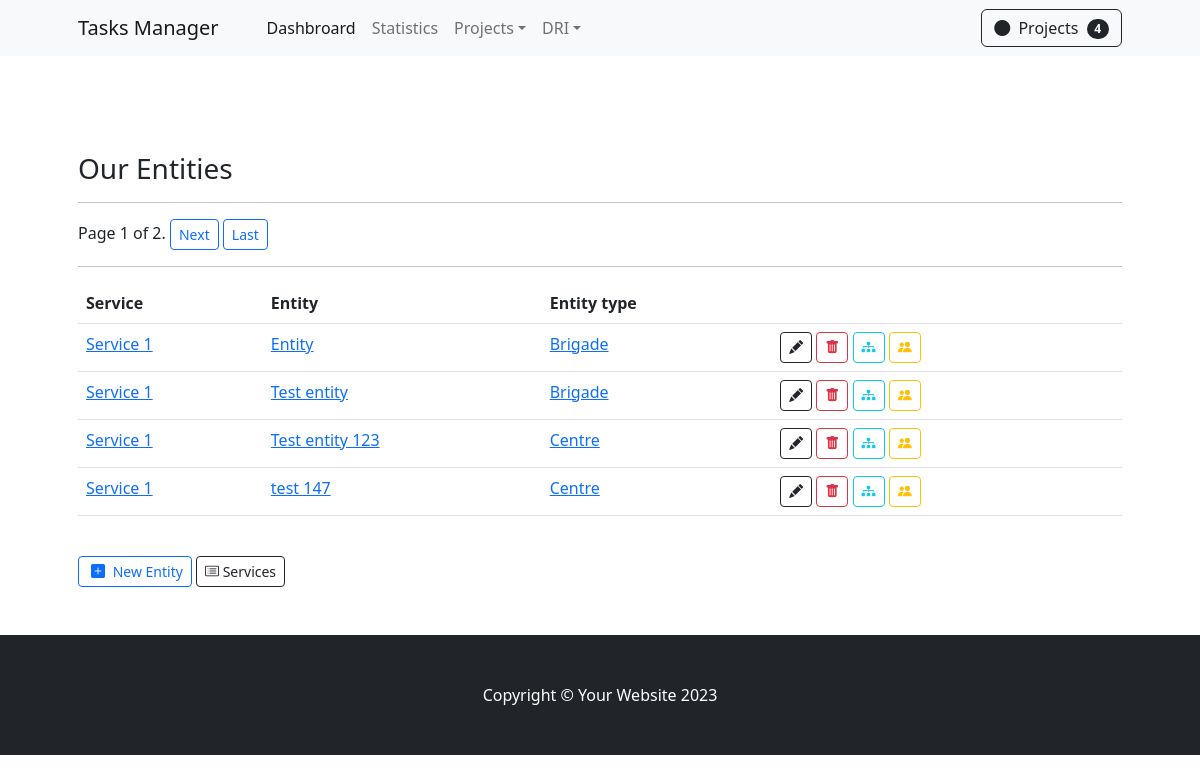
/entities/, run on the app's committed database.
### apps/backend/models.py (models this page shows, shortened)
class Entity(models.Model):
    entity      = models.CharField(max_length=50)
    description = models.TextField(blank=True)
    service     = models.ForeignKey(Service, on_delete=models.CASCADE, related_name='entities')
    type        = models.ForeignKey(Entity_Type, on_delete=models.CASCADE, related_name='entities')

class Service(models.Model):
    service     = models.CharField(max_length=50)
    description = models.TextField(blank=True)

class Entity_Type(models.Model):
    type = models.CharField(max_length=50)

### apps/backend/views/entities.py (the view)
# urls.py: path('entities/', view=EntityListView.as_view(), name='entity-list'),
class EntityListView(ListView):
    paginate_by     =   4
    model           =   Entity
    template_name   =   'entities/entity_list.html'

### apps/backend/templates/entities/entity_list.html (shortened to what this page needs)
{% extends '_base.html' %}
{% load crispy_forms_tags %}
{% load static %}
{% block content %}
    <section class="py-5">
        <div class="container px-4 px-lg-5 mt-5">
            <h3> Our Entities </h3>
            <hr>
            <div class="pagination">
                <span class="step-links">
                    <span class="current">
                        Page {{ page_obj.number }} of {{ page_obj.paginator.num_pages }}.
                    </span>
                    {% if page_obj.has_next %}
                        <a href="?page={{ page_obj.next_page_number }}" class="btn btn-outline-primary btn-sm" >Next</a>
                        <a href="?page={{ page_obj.paginator.num_pages }}" class="btn btn-outline-primary btn-sm" >Last</a>
                    {% endif %}
                </span>
            </div>
            <hr>
            <table class="table table-responsive flex-fill">
                <tr>
                    <th>Service</th>
                    <th>Entity</th>
                    <th>Entity type</th>
                    <th></th>
                </tr>
                {% for entity in object_list %}
                    <tr>
                        <td>
                            <a href="{% url 'entity-detail' entity.id %}">{{entity.service.service}}</a>
                        </td>
                        <td>
                            <a href="{% url 'entity-detail' entity.id %}">{{entity.entity}}</a>
                        </td>
                        <td>
                            <a href="{% url 'entity-detail' entity.id %}">{{entity.type.type}}</a>
                        </td>
                        <td>
                            <a title="Edit" class="btn btn-sm btn-outline-dark" href="">
                                <i class="bi bi-pencil-fill"></i>
                            </a>
                            <a title="Delete" class="btn btn-sm btn-outline-danger" href="">
                                <i class="bi bi-trash-fill"></i>
                            </a>
                            <a title="Entities" class="btn btn-sm btn-outline-info" href="">
                                <i class="bi bi-diagram-3-fill"></i>
                            </a>
                            <a title="Employees" class="btn btn-sm btn-outline-warning" href="">
                                <i class="bi bi-people-fill"></i>
                            </a>
                        </td>
                    </tr>
                {% endfor %}
            </table>
            <br>
            <a class="btn btn-sm btn-outline-primary" href="{% url 'entity-create' service_id %}">
                <i class="bi bi-plus-square-fill m-1"></i>
                New Entity
            </a>
            <a class="btn btn-sm btn-outline-dark" href="{% url 'service-list' %}">
                <i class="bi bi-card-list"></i>
                Services
            </a>
        </div>
    </section>
{% endblock %}

### data on the page
Entity: service.service "Service 1", entity "Entity", type.type "Brigade"
Entity: service.service "Service 1", entity "Test entity", type.type "Brigade"
Entity: service.service "Service 1", entity "Test entity 123", type.type "Centre"
Entity: service.service "Service 1", entity "test 147", type.type "Centre"

### other printed values
{{ object_list|length }} "4"
{{ page_obj.number }} "1"
{{ page_obj.paginator.num_pages }} "2"
